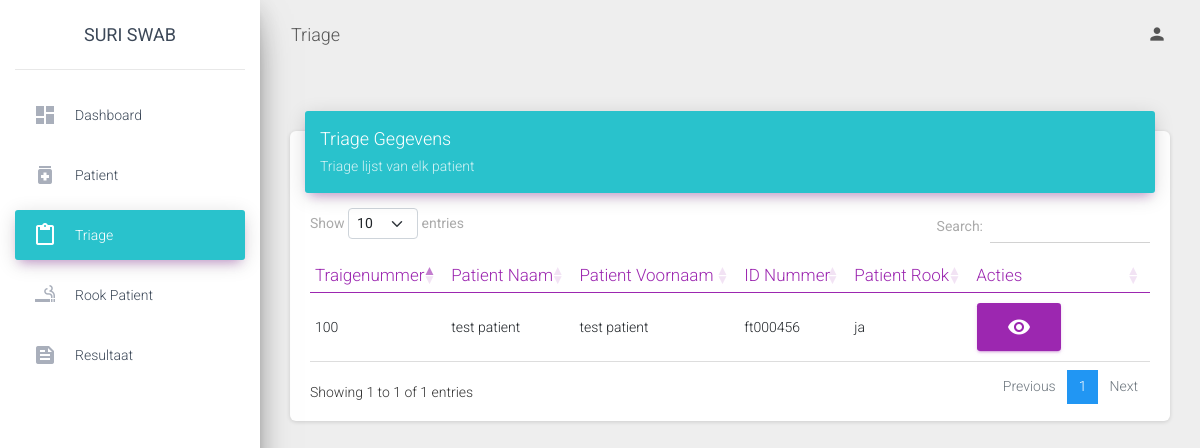
Page /laborant/view/triage.php (signed in) on the committed database.
### tables this page shows
CREATE TABLE `triage` (
  `triagenummer` int(11) NOT NULL,
  `id_patient` int(11) NOT NULL,
  `id_gebruikers` int(11) NOT NULL,
  `datum_traige` date NOT NULL,
  `ziekten` varchar(30) NOT NULL,
  `contact_naam` varchar(30) NOT NULL,
  `contact_datum` date NOT NULL,
  `contact_omschrijving` text NOT NULL,
  `contact` text NOT NULL,
  `bewezen` varchar(30) NOT NULL,
  `contact_ziek` varchar(30) NOT NULL,
  `roken` varchar(30) NOT NULL,
  `hoesten` varchar(30) NOT NULL,
  `kortademig` varchar(30) NOT NULL,
  `keelpijn` varchar(30) NOT NULL,
  `koorts` varchar(30) NOT NULL,
  `rillingen` varchar(30) NOT NULL,
  `hoofdpijn` varchar(30) NOT NULL,
  `spierpijn` varchar(30) NOT NULL,
  `misselijkheid` varchar(30) NOT NULL,
  `diarree` varchar(30) NOT NULL,
  `Vsmaak` varchar(30) NOT NULL,
  `Vreuk` varchar(30) NOT NULL,
  `Asymp` varchar(30) NOT NULL,
  `omschrijving` text NOT NULL,
  `Zindruk` varchar(30) NOT NULL,
  `Momschrijving` text NOT NULL,
  `swab` varchar(30) NOT NULL,
  `dhoesten` date NOT NULL,
  `dkortademigheid` date NOT NULL,
  `dkeelpijn` date NOT NULL,
  `dkoorts` date NOT NULL,
  `drillingen` date NOT NULL,
  `dhoofdpijn` date NOT NULL,
  `dspierpijn` date NOT NULL,
  `dmisselijkheid` date NOT NULL,
  `ddiarree` date NOT NULL,
  `dsmaak` date NOT NULL,
  `dreuk` date NOT NULL,
  `dsymptomen` date NOT NULL
);

CREATE TABLE `patient` (
  `id_patient` int(11) NOT NULL,
  `id_gebruikers` int(11) NOT NULL,
  `id_district` int(11) NOT NULL,
  `naam` varchar(30) NOT NULL,
  `voornaam` varchar(30) NOT NULL,
  `nationaliteit` varchar(30) NOT NULL,
  `id_nummer` varchar(30) NOT NULL,
  `geslacht` varchar(30) NOT NULL,
  `adres` varchar(30) NOT NULL,
  `geboortedatum` date NOT NULL,
  `datum` date NOT NULL,
  `beroep` varchar(30) NOT NULL,
  `huisarts` varchar(30) NOT NULL
);

### laborant/view/triage.php (shortened to what this page needs)
<?php
include '../../db/connection.php';
?>
<!DOCTYPE html>
<html lang="en">
<head>
  <link rel="stylesheet" href="https://maxcdn.bootstrapcdn.com/font-awesome/latest/css/font-awesome.min.css">
  <link href="https://cdn.jsdelivr.net/npm/bootstrap@5.0.1/dist/css/bootstrap.min.css" rel="stylesheet">
  <link href="../../assets/css/material-dashboard.css?v=2.1.2" rel="stylesheet" />
  <link href="../../assets/demo/demo.css" rel="stylesheet" />
 <link href="https://cdn.datatables.net/1.10.25/css/dataTables.bootstrap5.min.css" rel="stylesheet">
</head>
<body class="">
  <div class="wrapper ">
    <div class="sidebar" data-color="purple" data-background-color="white" data-image="../assets/img/sidebar-1.jpg" >
       <div class="logo"><a href="" class="simple-text logo-normal">
          Suri Swab
        </a></div>
      <div class="sidebar-wrapper">
        <ul class="nav">
          <li class="nav-item   ">
            <a class="nav-link" href="./dashboard.php">
              <i class="material-icons">dashboard</i>
              <p>Dashboard</p>
            </a>
          </li>
          <li class="nav-item">
            <a class="nav-link" href="./patient.php">
              <i class="material-icons">medication</i>
              <p>patient</p>
            </a>
          </li>
          <li class="nav-item active">
            <a class="nav-link" href="./triage.php" style="background-color: #29c2cc">
              <i class="material-icons">content_paste</i>
              <p>Triage </p>
            </a>
          </li>
           <li class="nav-item">
            <a class="nav-link" href="./rook.php">
              <i class="material-icons">smoking_rooms</i>
              <p>Rook patient</p>
            </a>
          </li>
          <li class="nav-item">
            <a class="nav-link" href="./resultaat.php">
              <i class="material-icons">feed</i>
              <p>Resultaat</p>
            </a>
          </li>
        </ul>
      </div>
    </div>
    <div class="main-panel">
      <nav class="navbar navbar-expand-lg navbar-transparent navbar-absolute fixed-top ">
        <div class="container-fluid">
          <div class="navbar-wrapper">
            <a class="navbar-brand" href="javascript:;">Triage</a>
          </div>
          <div class="collapse navbar-collapse justify-content-end">
            <ul class="navbar-nav">
              <li class="nav-item dropdown">
                <a class="nav-link" href="javascript:;" id="navbarDropdownProfile" data-toggle="dropdown" aria-haspopup="true" aria-expanded="false">
                  <i class="material-icons">person</i>
                </a>
              </li>
            </ul>
          </div>
        </div>
      </nav>
  <div class="content">
    <div class="container-fluid">
      <div class="row">
        <div class="col-md-12">
              </div>
          </div>
          <div class="row">
            <div class="col-md-12">
              <div class="card">
                <div class="card-header card-header-primary" style="background: #29c2cc">
                  <div class="row">
                    <div class="col-md-4">
                        <h4 class="card-title ">Triage Gegevens</h4>
                        <p class="card-category"> Triage lijst van elk patient</p>
                       </div>
                          <div class="col-md-4">
                          </div>
    <div class="col-md-4 ">
            </div>
                </div>
                </div>
                <div class="card-body">
                  <div class="table-responsive">
                    <table class="table" id="myTable">
                      <thead class=" text-primary">
                        <th>
                          Traigenummer
                        </th>
                        <th>
                          Patient Naam
                        </th>
                        <th>
                          Patient Voornaam
                        </th>
                        <th>
                          ID Nummer
                        </th>
                        <th>
                          Patient Rook
                        </th>
                        <th>
                          Acties
                        </th>
                      </thead>
                      <tbody>
                      <?php
                      $sql = "SELECT * FROM triage LEFT JOIN patient ON triage.id_patient = patient.id_patient WHERE patient.id_district = '".$_SESSION['district']."' AND triage.swab = 'ja'";
                      $result = $conn->query($sql);
                                    if ($result->num_rows > 0) {
                                        while ($row = $result->fetch_assoc()) {
                      ?>
                      <tr>
                                                <td><?php echo $row['triagenummer']; ?></td>
                                                <td><?php echo $row['naam']; ?></td>
                                                <td><?php echo $row['voornaam']; ?></td>
                                                <td><?php echo $row['id_nummer']; ?></td>
                                                <td><?php echo $row['roken']; ?></td>
                                                 <td>
                                                <a href="#view<?php echo $row['triagenummer']; ?>" data-toggle="modal" class="btn btn-primary material-icons">visibility</a>
                                                 </td>
                      </tr>
                                    <?php
                                        }
                                    } else {
                                      echo "";
                                    }
                                    ?>
                      </tbody>
                    </table>
                  </div>
                </div>
              </div>
            </div>
          </div>
        </div>
      </div>
</body>
</html>

### rows in the picture
triage: triagenummer "100", id_patient.naam "test patient", id_patient.voornaam "test patient", id_patient.id_nummer "ft000456", roken "ja"
